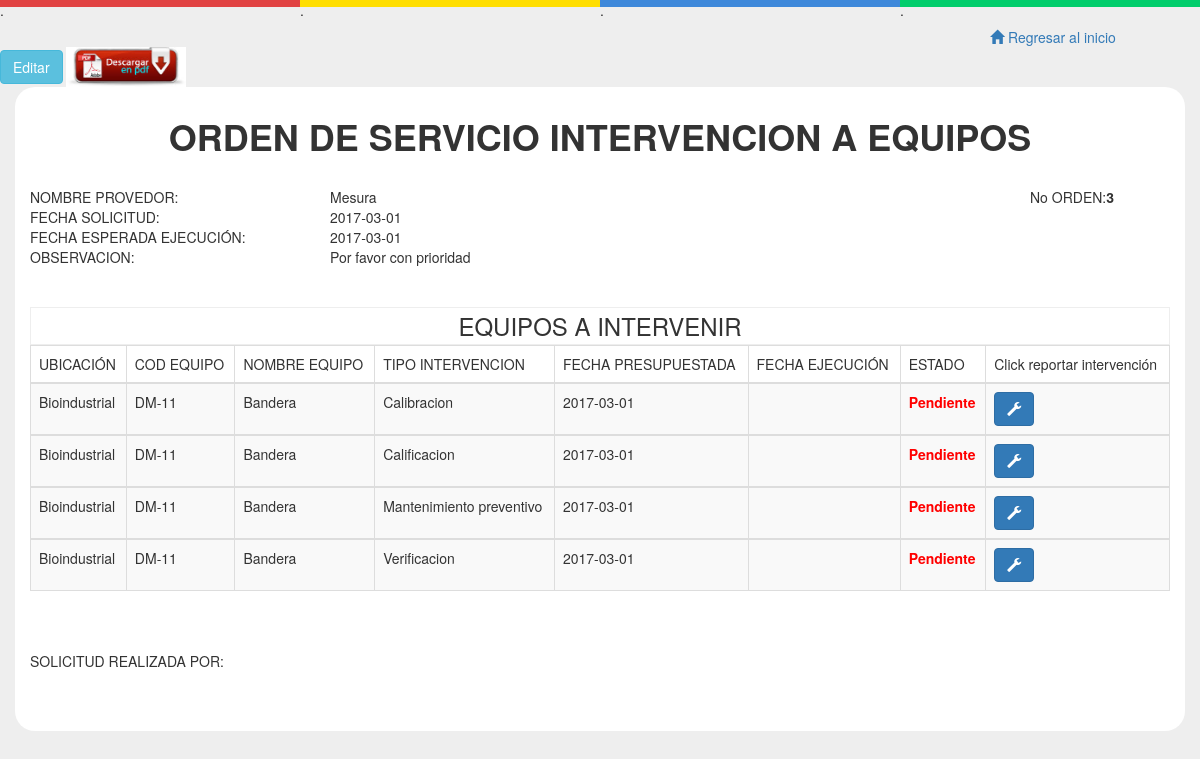
Screenshot of /OrdenTrabajoProveedor.php?id=3 with the database file from the repository.
### tables this page shows
CREATE TABLE IF NOT EXISTS `programacion_intervencion` (
  `Id` int(100) NOT NULL,
  `Cod_Servicio` int(13) NOT NULL,
  `HV_Equipo` varchar(100) NOT NULL,
  `Version_Programacion` int(10) NOT NULL,
  `Version_Intervencion` int(13) NOT NULL,
  `Tipo_Intervencion` varchar(100) NOT NULL,
  `Fecha_Solicitud` date NOT NULL,
  `Fecha_Programada` date NOT NULL,
  `Nombre_Proveedor` varchar(150) NOT NULL,
  `Observacion` varchar(500) NOT NULL,
  `Fecha_Sistema` date NOT NULL,
  `Fecha_Realizacion` date NOT NULL,
  `Estado` varchar(30) NOT NULL
);

CREATE TABLE IF NOT EXISTS `puesta_marcha` (
  `Id` int(100) NOT NULL,
  `No_HV` varchar(100) NOT NULL,
  `Version` int(50) NOT NULL,
  `Sede` varchar(100) NOT NULL,
  `Area` varchar(100) NOT NULL,
  `SubArea` varchar(100) NOT NULL,
  `Fecha_Marcha` date NOT NULL,
  `Fecha_Descarte` date NOT NULL
);

CREATE TABLE IF NOT EXISTS `hoja_vida` (
  `Id` int(50) NOT NULL,
  `No_HV` varchar(100) NOT NULL,
  `Version` int(100) NOT NULL,
  `Tipo_Equipo` varchar(100) NOT NULL,
  `Nombre_Equipo` varchar(200) NOT NULL,
  `Nombre_Proveedor` varchar(100) NOT NULL,
  `Modelo` varchar(200) NOT NULL,
  `No_Serie` varchar(100) NOT NULL,
  `Marca` varchar(200) NOT NULL,
  `Voltaje` varchar(50) NOT NULL,
  `Amperaje` varchar(50) NOT NULL,
  `Potencia` varchar(50) NOT NULL,
  `Caracteristicas` varchar(700) NOT NULL,
  `Razon_SocialProveedor` varchar(100) NOT NULL,
  `Nit_Proveedor` varchar(100) NOT NULL,
  `Ciudad_Proveedor` varchar(100) NOT NULL,
  `Direccion_Proveedor` varchar(100) NOT NULL,
  `Telefono_Proveedor` varchar(50) NOT NULL,
  `Celular_Proveedor` varchar(50) NOT NULL,
  `Registro_Invima` varchar(100) NOT NULL,
  `Inversion` varchar(100) NOT NULL,
  `Edad_Equipo` varchar(50) NOT NULL,
  `Vida_Contable` varchar(50) NOT NULL,
  `Disp_Soporte_Repuestos` varchar(50) NOT NULL,
  `Disp_Soporte_Consumibles` varchar(50) NOT NULL,
  `Soporte_Tecnico_Respuestos` varchar(50) NOT NULL,
  `Fecha_CreacionHV` date NOT NULL
);

### OrdenTrabajoProveedor.php (the view, shortened to what this page needs)
<!DOCTYPE html>
<html>
    <head>
        <link rel="stylesheet" href="EstilosOrdenProveedor.css">
        <link rel="stylesheet" href="estilos.css">
        <link rel="stylesheet" href="bootstrap-3.3.6-dist/css/bootstrap.min.css">
    </head>
    <body id="cuerpo">
        <div id="franjaColores" style="margin-top:0px;">
        <div style="width: 25%;float: left;background: #e14242;height: 7px;">.</div>
        <div style="width: 25%;float: left;background: #ffde00;height: 7px;">.</div>
        <div style="width: 25%;float: left;background: #3e88da;height: 7px;">.</div>
        <div style="width: 25%;float: left;background: #00cd6b;height: 7px;">.</div>
        </div>
    <?php
        $con= conectar();
        echo "<div style='float:right;margin-right:30px;width:200px;'>";
        include('./regresar.php');
        Regresar();
        echo "</div>";
           if(isset($_GET['id'])){
           $codigoOrden=$_GET['id'];
           $queryDetalleOrden="SELECT DISTINCT Nombre_Proveedor,Observacion,Fecha_Solicitud,Fecha_Programada FROM programacion_intervencion WHERE Cod_Servicio='$codigoOrden'";
           $conexionDetalleOrden=mysql_query($queryDetalleOrden, $con);
           while($arrayDetalleOrden=mysql_fetch_array($conexionDetalleOrden)){
               $nombreProveedor=$arrayDetalleOrden['Nombre_Proveedor'];
               $Observacion=$arrayDetalleOrden['Observacion'];
               $fSolicitud=$arrayDetalleOrden['Fecha_Solicitud'];
               $fProgramada=$arrayDetalleOrden['Fecha_Programada'];
               }
               $querySeleccionarOrden="SELECT HV_Equipo,Tipo_Intervencion FROM programacion_intervencion WHERE Cod_Servicio='$codigoOrden'";
               $conexionSeleccionarOrden=mysql_query($querySeleccionarOrden, $con);
               while($arraySeleccionarOrden=mysql_fetch_array($conexionSeleccionarOrden)){
                   $hvquipo=$arraySeleccionarOrden['HV_Equipo'];
               }
            }
            if(isset($_GET['id'])){
           $codigoOrden=$_GET['id'];
           $queryDetalleOrden="SELECT DISTINCT Nombre_Proveedor,Observacion,Fecha_Solicitud,Fecha_Programada FROM programacion_intervencion WHERE Cod_Servicio='$codigoOrden'";
           $conexionDetalleOrden=mysql_query($queryDetalleOrden, $con);
           while($arrayDetalleOrden=mysql_fetch_array($conexionDetalleOrden)){
               $nombreProveedor=$arrayDetalleOrden['Nombre_Proveedor'];
               $Observacion=$arrayDetalleOrden['Observacion'];
               $fSolicitud=$arrayDetalleOrden['Fecha_Solicitud'];
               $fProgramada=$arrayDetalleOrden['Fecha_Programada'];
               }
               $querySeleccionarOrden="SELECT HV_Equipo,Tipo_Intervencion FROM programacion_intervencion WHERE Cod_Servicio='$codigoOrden'";
               $conexionSeleccionarOrden=mysql_query($querySeleccionarOrden, $con);
               while($arraySeleccionarOrden=mysql_fetch_array($conexionSeleccionarOrden)){
                   $hvquipo=$arraySeleccionarOrden['HV_Equipo'];
               }
            }
            ?>
        <br/>
        <br/>
            <div style="display: inline" id="displayBotones">
                <button id="editar" type="button" class="btn btn-info">Editar</button>
                <a href="OrdenPDF.php?id=<?php echo $codigoOrden; ?>"><img src="images/GenerarPDF.jpg" style="width: 120px;" id="pdf"></a>
            </div>
            <div class="container">
                <h1 id="titulo" style="text-align: center;font-weight: bold;">ORDEN DE SERVICIO INTERVENCION A EQUIPOS</h1>
                <br/>
                <div id="CantenedorTablaOrdenador">
                <form method="POST" action="#" id="formularioEdicion">
                    <table>
                <tr>
                    <td style="width: 300px;">NOMBRE PROVEDOR:</td>
                    <td id="btnNombreProveedorNoEditable" style="display: block"><?php if(isset($nombreProveedor)){echo $nombreProveedor;} ?></td>
                    <td id="CeldaNoOrden">No ORDEN: </td>
                    <td style="width: 10px;"><strong><?php if(isset($codigoOrden)){echo $codigoOrden;}else{ echo "No seleccionó equipos";}?></strong></td>
                </tr>
                <tr>
                    <td>FECHA SOLICITUD:</td>
                    <td id="btnFechaSolicitudNoEditable" style="display: block;width: 200px;"><?php if(isset($hvquipo) && isset($fSolicitud)){echo $fSolicitud;} ?></td>
                </tr>
                <tr>
                    <td>FECHA ESPERADA EJECUCIÓN:</td>
                    <td id="btnFechaProgramadaNoEditable" style="display: block;"><?php if(isset($codigoOrden) && isset($fProgramada)){echo $fProgramada;} ?></td>
                </tr>
                <tr>
                    <td>OBSERVACION:</td>
                    <td id="btnObservacionNoEditable" style="display: block;width: 700px;"><?php if(isset($codigoOrden) && isset($Observacion)){echo $Observacion;} ?></td>
                    <td colspan="4" ><textarea id="btnObservacion"style="display:none" class="form-control" rows="3" value="<?php echo $Observacion; ?>"><?php echo $Observacion; ?></textarea></td>
                </tr>
            </table>
                </form>
                <br/>
                <br/>
                <h3 style="text-align: center;border: #eee 1px solid;margin: 0px;padding: 5px;">EQUIPOS A INTERVENIR</h3>
                <table class="table table-striped table-bordered">
                    <thead>
                        <tr>
                            <td>UBICACIÓN</td>
                            <td>COD EQUIPO</td>
                            <td>NOMBRE EQUIPO</td>
                            <td>TIPO INTERVENCION</td>
                            <td>FECHA PRESUPUESTADA</td>
                            <td>FECHA EJECUCIÓN</td>
                            <td>ESTADO</td>
                            <td id="campoClickReportar">Click reportar intervención</td>
                        </tr>
                    </thead>
            <?php
           if(isset($hvquipo)){
           $queryMaxVersionIntervencion="SELECT MAX(Version) FROM puesta_marcha WHERE No_HV='$hvquipo'";
           $conexionMaxVersionIntervencion=mysql_query($queryMaxVersionIntervencion, $con);
           while($arrayMaxVersionIntervencion=mysql_fetch_array($conexionMaxVersionIntervencion)){
           $versionUbicacion=$arrayMaxVersionIntervencion['MAX(Version)'];
           }
           $queryMostrarOrden="SELECT p.Area,i.HV_Equipo, i.Tipo_Intervencion,h.Nombre_Equipo,i.Fecha_Programada,i.Fecha_Realizacion FROM programacion_intervencion as i JOIN puesta_marcha as p ON p.No_HV=i.HV_Equipo JOIN hoja_vida as h ON i.HV_Equipo=h.No_HV WHERE Cod_Servicio='$codigoOrden' && p.Version='$versionUbicacion'";
           $conexionQueryOrden=mysql_query($queryMostrarOrden, $con);
           $i=0;
           while($arrayMostrarOrden=mysql_fetch_array($conexionQueryOrden)){
               $i++;
               echo "<tbody>";
               echo "<tr id='fila$i'>";
               echo "<form method='POST' id='formulario$i'>";
               echo "<td>".$arrayMostrarOrden['Area']."</td>";
               echo "<td>".$arrayMostrarOrden['HV_Equipo']."</td>";
               echo "<td>".$arrayMostrarOrden['Nombre_Equipo']."</td>";
               echo "<td>".$arrayMostrarOrden['Tipo_Intervencion']."</td>";
               echo "<td>".$arrayMostrarOrden['Fecha_Programada']."</td>";
               if(isset($arrayMostrarOrden['Fecha_Realizacion']) && $arrayMostrarOrden['Fecha_Realizacion']=="0000-00-00"){
                   $Fecha_Realizacion="";
               }else{
                   $Fecha_Realizacion=$arrayMostrarOrden['Fecha_Realizacion'];
               }
               echo "<td>".$Fecha_Realizacion."</td>";
               if($Fecha_Realizacion==""){
                   $Estado="<label style='color:red'>Pendiente</label>";
                   $ocultarbtn="display:block";
               }else{
                   $Estado="<label style='color:green'>Ejecutado</label>";
                   $ocultarbtn="display:none";
               }
               echo "<td>".$Estado."</td>";
               echo "</form>";
               echo "<td  style='display:none;'>";
                    echo "<form method='POST' id='formularioirIntervencion' action='reporteIntervencion.php'>";
                        echo "<td class='botonesReporte'><button input='submit' id='botonirIntervencion' class='btn btn-primary' style='$ocultarbtn'><span class='glyphicon glyphicon-wrench'></span></button></td>";
                    echo "</form>";
               echo "</td>";
               echo "</tr>";
           echo "</tbody>";
               }
               }
            ?>
            </table>
                <br/>
                <br/>
                <p>SOLICITUD REALIZADA POR:<strong><u><?php echo $_SESSION['usuario']; ?></u></strong></p>
                <br/>
                <br/>
            </div>
        </div>
        </body>
</html>

### regresar.php (shortened to what this page needs)
<!DOCTYPE html>
<html>
    <head>
        <link rel="stylesheet" href="bootstrap-3.3.6-dist/css/bootstrap.min.css">
        <link rel="stylesheet" href="./jquery/jquery-1.11.3.js">
    </head>
    <body>
<?php
function Regresar(){
    echo "<div id='regreso'>";
        echo "<a href='Menu.php'><span class='glyphicon glyphicon-home' aria-hidden='true'></span> Regresar al inicio</a>";
    echo "</div>";
}
?>
    </body>
</html>

### EstilosOrdenProveedor.css (style rules this page uses)
@media screen AND (min-width: 1200px) { #cuerpo { background: #eee; } }
@media screen AND (min-width: 1200px) { .container { background: white; border-radius: 20px; padding: 10px; } }
@media screen AND (min-width: 1200px) { #CeldaNoOrden { margin-right: 10px; } }

### estilos.css (style rules this page uses)
* { margin:0px; padding: 0px; }
body { margin: auto; }
#regreso { width: 80%; margin: auto; margin-top: 20px; }

### rows the page displays
programacion_intervencion: puesta_marcha.Area "Bioindustrial", HV_Equipo "DM-11", hoja_vida.Nombre_Equipo "Bandera", Tipo_Intervencion "Calibracion", Fecha_Programada "2017-03-01", Fecha_Realizacion "Pendiente"
programacion_intervencion: puesta_marcha.Area "Bioindustrial", HV_Equipo "DM-11", hoja_vida.Nombre_Equipo "Bandera", Tipo_Intervencion "Calificacion", Fecha_Programada "2017-03-01", Fecha_Realizacion "Pendiente"
programacion_intervencion: puesta_marcha.Area "Bioindustrial", HV_Equipo "DM-11", hoja_vida.Nombre_Equipo "Bandera", Tipo_Intervencion "Mantenimiento preventivo", Fecha_Programada "2017-03-01", Fecha_Realizacion "Pendiente"
programacion_intervencion: puesta_marcha.Area "Bioindustrial", HV_Equipo "DM-11", hoja_vida.Nombre_Equipo "Bandera", Tipo_Intervencion "Verificacion", Fecha_Programada "2017-03-01", Fecha_Realizacion "Pendiente"

### other values shown
$nombreProveedor "Mesura"
$codigoOrden "3"
$fSolicitud "2017-03-01"
$fProgramada "2017-03-01"
$Observacion "Por favor con prioridad"
